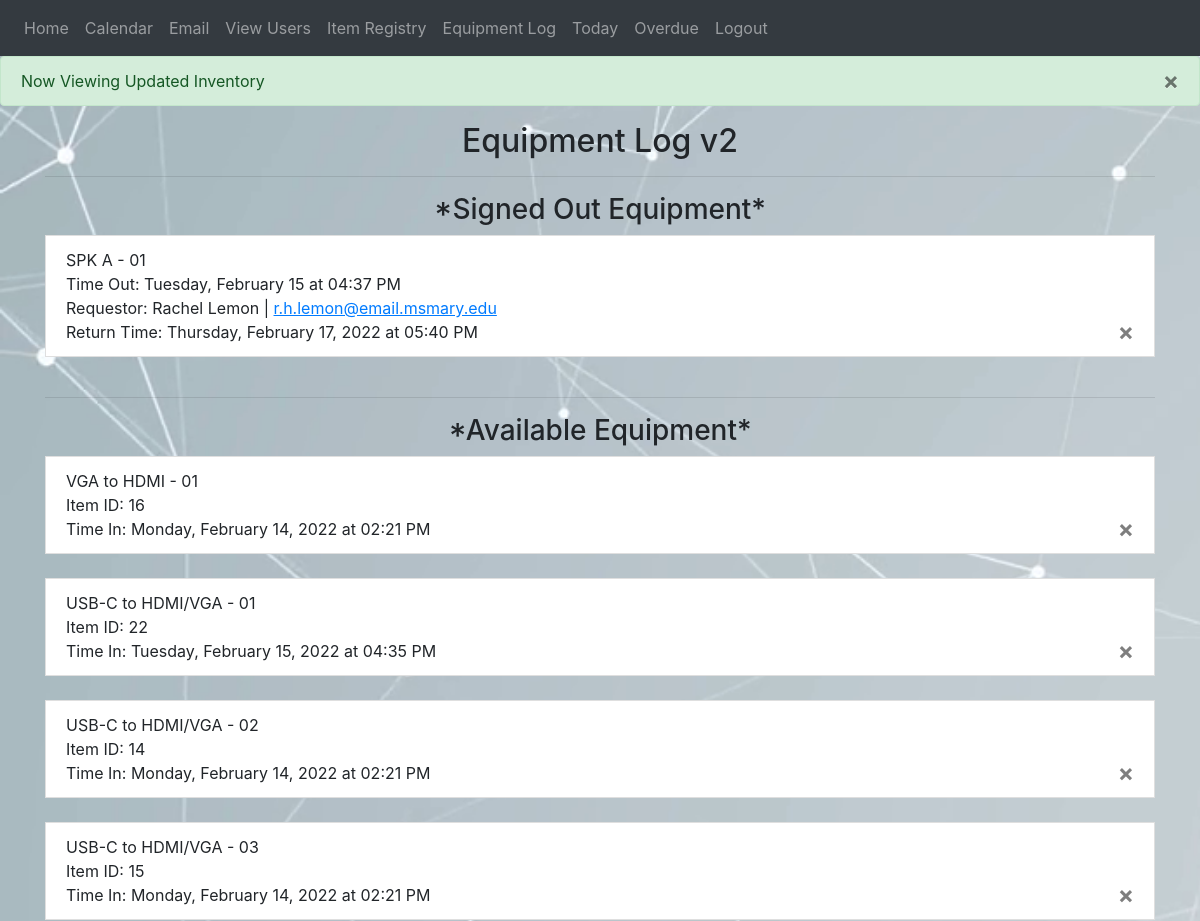
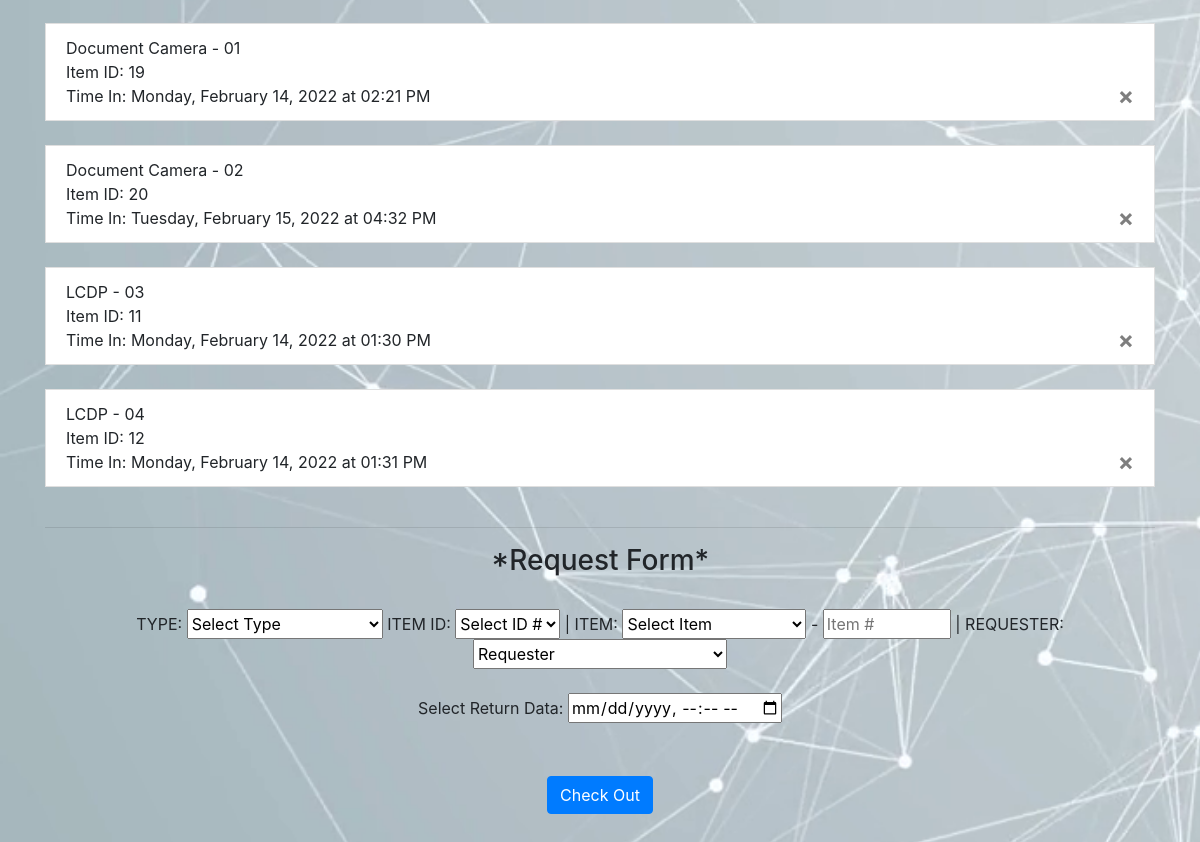
The page /tech/equipment_log (signed in) on the database as committed earlier (2 pictures, top to bottom).
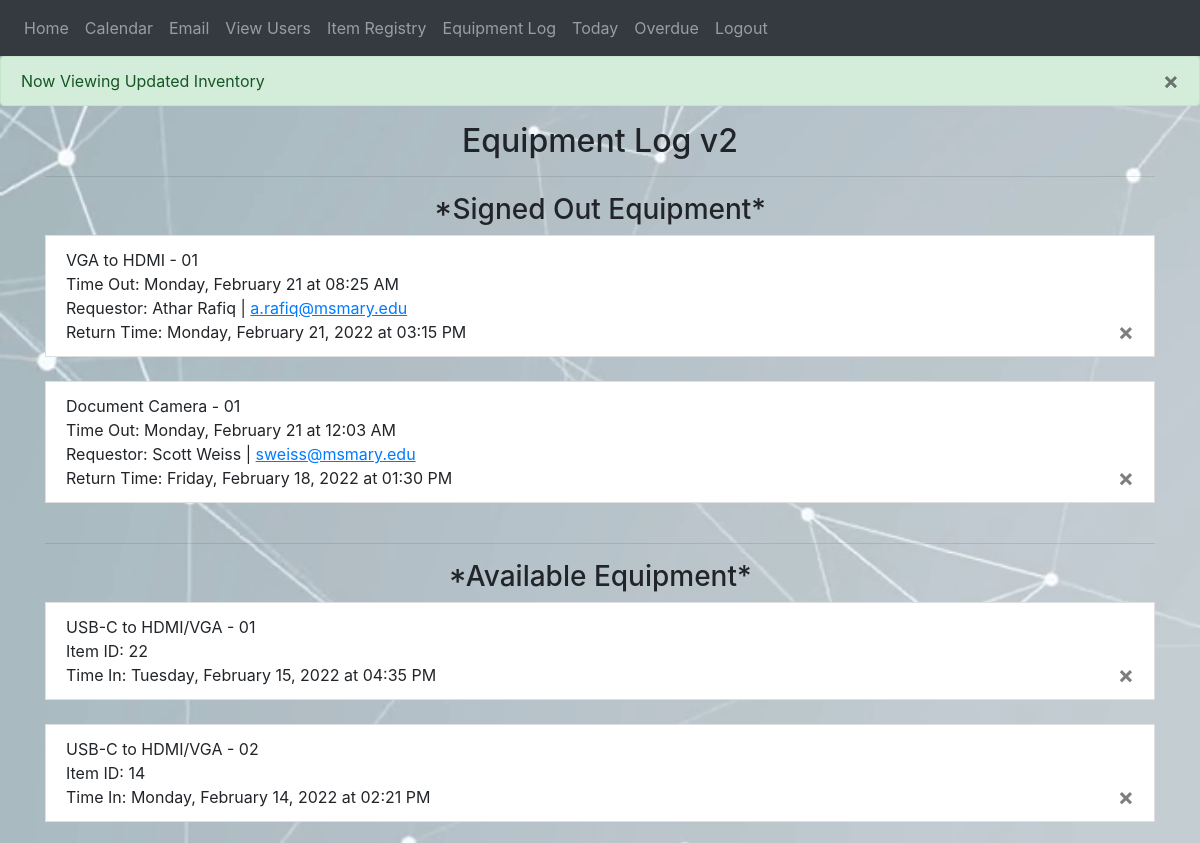
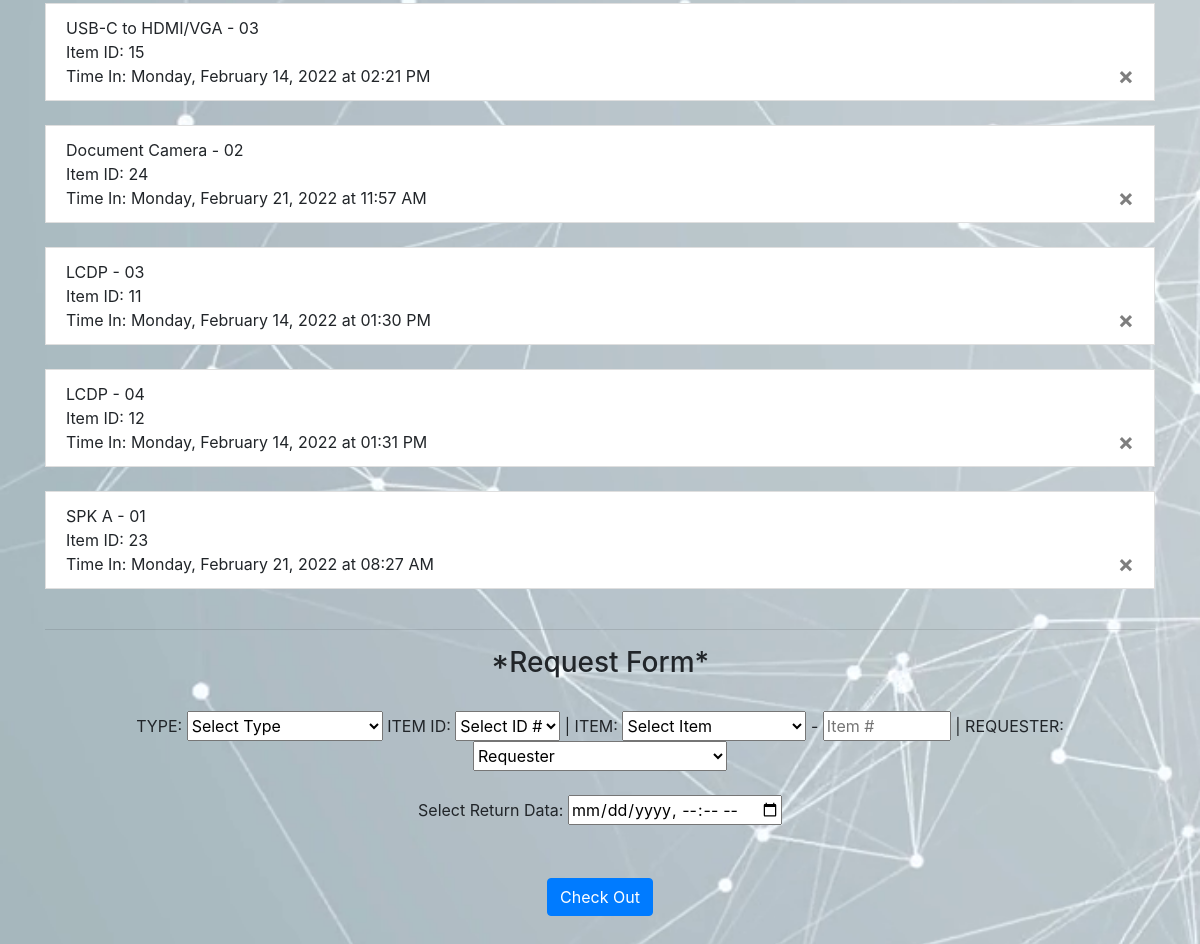
The same page on the database as committed later (2 pictures, top to bottom).
### website/models.py (models this page shows)
class InventoryOut(db.Model):
    id = db.Column(db.Integer, primary_key=True)
    item_name = db.Column(db.String(150))
    item_type = db.Column(db.String(75))
    item_number = db.Column(db.Integer)
    dateOut = db.Column(db.DateTime, index=True, default=func.now())
    user_email = db.Column(db.String(150))
    returnDate = db.Column(db.DateTime, index=True, default=func.now())

class User(db.Model, UserMixin):
    id = db.Column(db.Integer, primary_key=True)
    email = db.Column(db.String(150), unique=True)
    password = db.Column(db.String(150))
    first_name = db.Column(db.String(75))
    last_name = db.Column(db.String(75))
    department = db.Column(db.String(150))
    tickets = db.relationship('Ticket')

class InventoryIn(db.Model):
    id = db.Column(db.Integer, primary_key=True)
    item_name = db.Column(db.String(150))
    item_number = db.Column(db.Integer)
    item_type = db.Column(db.String(75))
    dateIn = db.Column(db.DateTime, index=True, default=func.now())

### website/auth.py (the view, shortened to what this page needs)
@auth.route('/tech/equipment_log', methods=['GET', 'POST'])
@login_required
def view_inventory():
    available = InventoryIn.query.order_by(InventoryIn.item_type.asc(), InventoryIn.item_number).all()
    users = User.query.order_by(User.last_name).all()
    out = InventoryOut.query.order_by(InventoryOut.item_type.asc(), InventoryOut.item_number).all()
    flash('Now Viewing Updated Inventory', category='success')
    if current_user.department == 'MANAGER' or current_user.department == 'ITSC' or current_user.department == 'LEAD':
        return render_template("equipment_log.html", user=current_user, available=available, out=out, users=users)
    else:
        flash('Access Restricted', category='error')
        return redirect(url_for('routes.home'))
    return render_template("equipment_log.html", user=current_user, users=users)

### website/__init__.py (called while the page is built)
def create_app():
    app = Flask(__name__)
    app.config['SECRET_KEY'] = 'hjshjhdjah kjshkjdhjs'
    app.config['SQLALCHEMY_DATABASE_URI'] = f'sqlite:///{DB_NAME}'
    app.config['SQLALCHEMY_TRACK_MODIFICATIONS'] = True
    db.init_app(app)
    from .routes import routes
    from .auth import auth
    app.register_blueprint(routes, url_prefix='/')
    app.register_blueprint(auth, url_prefix='/')
    from .models import User, Ticket
    create_database(app)
    login_manager = LoginManager()
    login_manager.login_view = 'auth.login'
    login_manager.init_app(app)
    @login_manager.user_loader
    def load_user(id):
        return User.query.get(int(id))
    return app

### website/templates/equipment_log.html (shortened to what this page needs)
{% extends "base.html" %} {% block title %}Equipment Log v2{% endblock %} {% block content %}
<h2 align="center"> Equipment Log v2</h2>
<hr />
<h3 align="center">*Signed Out Equipment*</h3>
{% for data in out %}
<li class="list-group-item">
    <div>
        {{ data.item_name.replace('_', ' ') }} - {% if data.item_number < 10 %}0{% endif %}{{ data.item_number }}
        <br />
        Time Out: {{ data.dateOut.strftime('%A, %B %d at %I:%M %p') }}
        <br />
        Requestor:
        {% for user in users %}
            {% if user.email == data.user_email %}
                {{ user.first_name }} {{ user.last_name }}
            {% endif %}
        {% endfor %}
        | <a href="mailto: {{data.user_email}}?subject=ITSC Notice TEST&body=This is a notice from Mount St. Mary's University
        Information Technology Student Center.">
            <u>{{ data.user_email }}</u>
        </a>
        <br />Return Time: {{ data.returnDate.strftime('%A, %B %d, %Y at %I:%M %p') }}
        {% if user.department == 'MANAGER' or user.department == 'ITSC' or user.department == 'LEAD' %}
        <button type="button" class="close" onClick="signIn({{ data.id }})">
            <span aria-hidden="true">&times;</span>
        </button>
      {% endif %}
    </div>
    </li>
<br />
{% endfor %}
<hr />
<h3 align="center">*Available Equipment*</h3>
{% for data in available %}
    <li class="list-group-item">
    <div>
        {{ data.item_name.replace('_', ' ') }} - {% if data.item_number < 10 %}0{% endif %}{{ data.item_number }}
        <br />
        Item ID: {{ data.id }}
        <br />
        Time In: {{ data.dateIn.strftime('%A, %B %d, %Y at %I:%M %p') }}
        {% if user.department == 'MANAGER' or user.department == 'ITSC' or user.department == 'LEAD' %}
        <button type="button" class="close" onClick="signOut({{ data.id }})">
            <span aria-hidden="true">&times;</span>
        </button>
      {% endif %}
    </div>
    </li>
    <br />
{% endfor %}
<hr />
<h3 align="center">*Request Form*</h3>
<br />
<form method="POST" align="center">
    <div>
        TYPE: <select name="item_type">
            <option hidden="">Select Type</option>
        </select>
        ITEM ID: <select name="item_id">
            <option hidden="">Select ID #</option>
        </select>
         | ITEM: <select name="item_name">
            <option hidden="">Select Item</option>
        </select>
         - <input name="item_number" type="number" min="1" max="100000" placeholder="Item #"/>
          | REQUESTER: <select name="email">
            <option hidden="">Requester</option>
        </select>
        <br />
        <br />
        <div>
            <label>Select Return Data:</label>
            <input type="datetime-local" id="event-date" name="event-date" max="2022-05-13T22:00" required>
        </div>
        <br />
        <br />
        <div align="center">
            <button type="submit" class="btn btn-primary" onClick="">Check Out</button>
        </div>
    </div>
</form>
<br />
<br />
<br />
{% endblock %}

Rows that differ between the two databases and show on the page:
removed InventoryOut: item_name.replace "SPK A", shows "0", item_number "1", dateOut "Tuesday, February 15 at 04:37 PM", user_email "r.h.lemon@email.msmary.edu", returnDate "Thursday, February 17, 2022 at 05:40 PM"
removed User: first_name "Rachel", last_name "Lemon", shown under "SPK A"
removed InventoryIn: item_name.replace "VGA to HDMI", shows "0", item_number "1", id "16", dateIn "Monday, February 14, 2022 at 02:21 PM"
removed InventoryIn: item_name.replace "Document Camera", shows "0", item_number "1", id "19", dateIn "Monday, February 14, 2022 at 02:21 PM"
removed InventoryIn: item_name.replace "Document Camera", shows "0", item_number "2", id "20", dateIn "Tuesday, February 15, 2022 at 04:32 PM"
added InventoryOut: item_name.replace "VGA to HDMI", shows "0", item_number "1", dateOut "Monday, February 21 at 08:25 AM", user_email "a.rafiq@msmary.edu", returnDate "Monday, February 21, 2022 at 03:15 PM"
now on this page (row unchanged): User: first_name "Athar", last_name "Rafiq", shown under "VGA to HDMI"
added InventoryOut: item_name.replace "Document Camera", shows "0", item_number "1", dateOut "Monday, February 21 at 12:03 AM", user_email "sweiss@msmary.edu", returnDate "Friday, February 18, 2022 at 01:30 PM"
now on this page (row unchanged): User: first_name "Scott", last_name "Weiss", shown under "Document Camera"
added InventoryIn: item_name.replace "Document Camera", shows "0", item_number "2", id "24", dateIn "Monday, February 21, 2022 at 11:57 AM"
added InventoryIn: item_name.replace "SPK A", shows "0", item_number "1", id "23", dateIn "Monday, February 21, 2022 at 08:27 AM"
